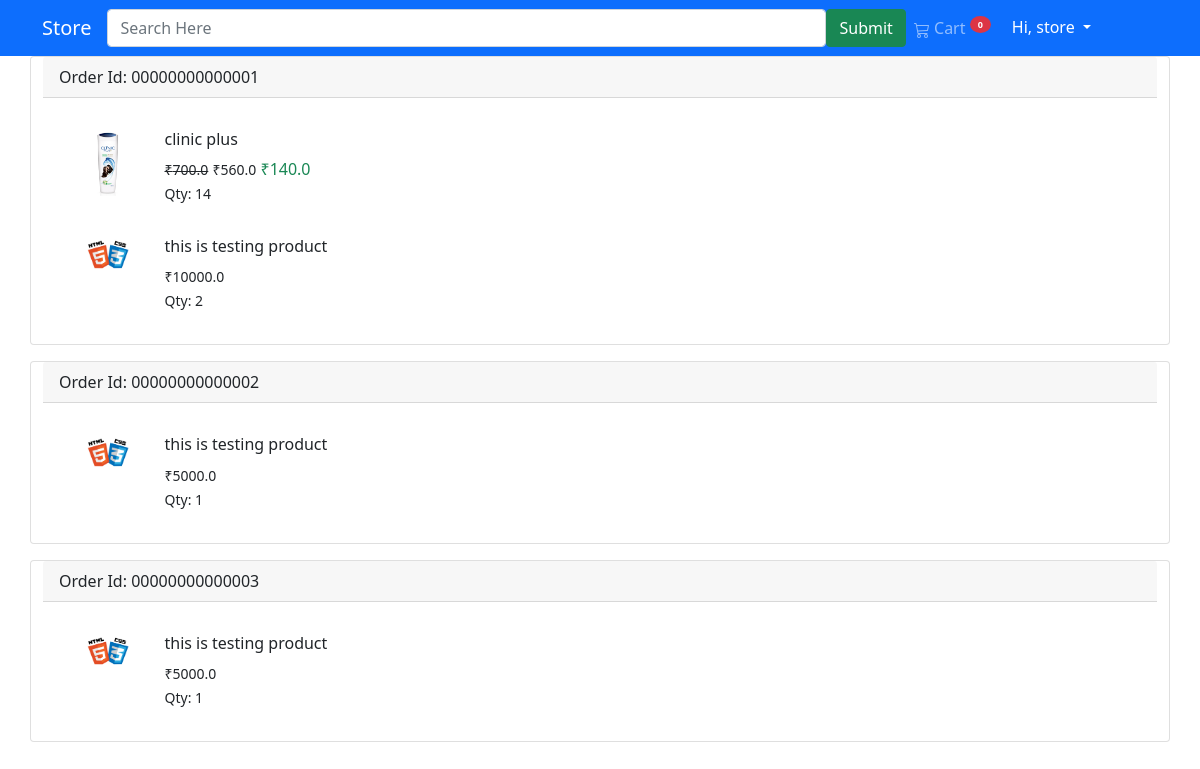
The app's page /myorder/ (signed in), older data.
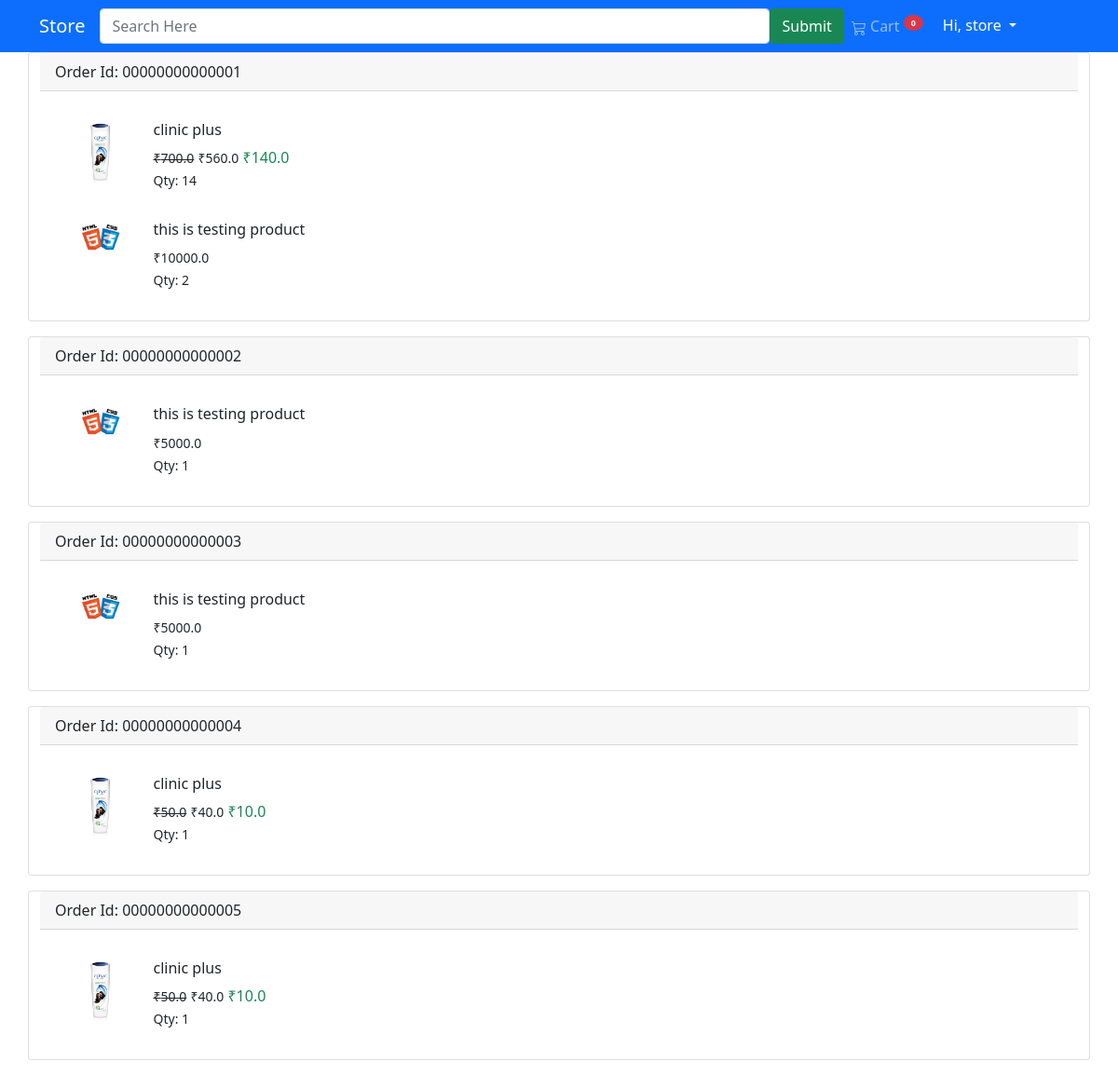
The same page, newer data.
### store/models.py (models this page shows, shortened)
class Order(models.Model):
    user = models.ForeignKey(settings.AUTH_USER_MODEL,on_delete=models.CASCADE)
    ordered = models.BooleanField(default=False)
    items = models.ManyToManyField(OrderItem)
    ordered_date = models.DateTimeField(null=True)
    add_date = models.DateTimeField(auto_now_add=True)
    coupon = models.ForeignKey('Coupon',on_delete=models.SET_NULL,blank=True,null=True)
    address = models.ForeignKey('Address',on_delete=models.SET_NULL,blank=True,null=True)

class OrderItem(models.Model):
    user = models.ForeignKey(settings.AUTH_USER_MODEL,on_delete=models.CASCADE)
    ordered = models.BooleanField(default=False)
    item = models.ForeignKey(Item,on_delete=models.CASCADE)
    qty = models.IntegerField(default=1)
    def get_total_price(self):
        return self.qty * self.item.price
    def get_total_discount_price(self):
        return self.qty * self.item.discount_price
    def get_total_saving_amount(self):
        return self.get_total_price() - self.get_total_discount_price()

class Item(models.Model):
    title = models.CharField(max_length=200)
    category = models.ForeignKey(Category,on_delete=models.CASCADE)
    brand = models.ForeignKey(Brand,on_delete=models.SET_NULL,null=True)
    slug = models.SlugField(null=True,blank=True)
    image = models.ImageField()
    price = models.FloatField()
    discount_price = models.FloatField(null=True,blank=True)

### store/views.py (the view)
# urls.py: path("myorder/",MyOrderView.as_view(),name="my-order")
class MyOrderView(View):
    def get(self,request,*args,**kwargs):
        context = {
            "order":Order.objects.filter(user=self.request.user,ordered=True)
        }
        return render(self.request,"myOrder.html",context)

### store/templatetags/cart_template_tags.py (called while the page is built)
@register.filter
def cart_item_count(user):
    if user.is_authenticated:
        qs = Order.objects.filter(user=user,ordered=False)
        if qs.exists():
            return qs[0].items.count()
        else:
            return 0

### templates/myOrder.html
{% extends 'base.html'%}
{% block content %}
    <div class="container">
        <div class="row">
        {% for main in order %}
            <div class="card mb-3">
            <div class="card-header">Order Id: 0000000000000{{ main.id }}</div>
                <div class="card-body">
                    {% for o in main.items.all %}
                        <div class="card border-0">
            <div class="card-body">
                <div class="row">
                    <div class="col-lg-1">
                        <img src="{{ o.item.image.url }}" alt="" class="card-img-top">
                    </div>
                    <div class="col-lg-10">
                        <h6>{{ o.item.title }}</h6>
                    <p class="mb-0">
                        {% if o.item.discount_price %}
                            <del><span class="small">₹{{ o.get_total_price }}</span></del>
                        <span class="small">₹{{ o.get_total_discount_price }}</span>
                            <span class="text-success">₹{{ o.get_total_saving_amount }}</span>
                        {% else %}
                            <span class="small font-weight-bold">₹{{ o.get_total_price }}</span>
                        {% endif %}
</p>
                     <span class="m-0 p-0 small">Qty: {{ o.qty }}</span>
                    </div>
                </div>
            </div>
        </div>
                 {% endfor %}
                </div>
            </div>
        {% endfor %}
        </div>
    </div>
{% endblock %}

### templates/base.html (shortened to what this page needs)
<!DOCTYPE html>
<html lang="en">
<head>
    <link rel="stylesheet" href="https://stackpath.bootstrapcdn.com/bootstrap/5.0.0-alpha1/css/bootstrap.min.css">
</head>
<body>
{% load cart_template_tags %}
<nav class="navbar navbar-expand-lg navbar-dark bg-primary">
  <div class="container">
    <a class="navbar-brand" href="{% url 'store:homepage' %}">Store</a>
      <form action="" class="d-flex mx-auto">
          <input type="search" name="search" size="70" class="form-control" placeholder="Search Here">
          <input type="submit" name="find" class="btn btn-success">
      </form>
    <div class="collapse navbar-collapse" id="navbarSupportedContent">
      <ul class="navbar-nav ml-auto mb-2 mb-lg-0">
        <li class="nav-item">
          <a class="nav-link" href="{% url 'store:order_summary' %}">
 Cart
              <sup>
                  <span class="badge bg-danger rounded-circle px-2 py-1"><strong>{{ request.user|cart_item_count }}</strong></span>
              </sup>
          </a>
        </li>
          {% if user.is_authenticated %}
          <li class="nav-item">
            <div class="dropdown">
              <button type="button" class="btn bt-primary text-white dropdown-toggle" data-toggle="dropdown">
                  Hi, {{ request.user.username }}
              </button>
            </div>
          </li>
          {% else %}
          <li class="nav-item"><a href="{% url 'account_signup' %}" class="nav-link">Register</a></li>
          <li class="nav-item"><a href="{% url 'account_login' %}" class="nav-link">Login</a></li>
        {% endif %}
      </ul>
    </div>
  </div>
</nav>
{% block content %}
{% endblock %}
</body>
</html>

Row changes from the older to the newer data that the page shows:
added Order: id "4"
added OrderItem: item.image (picture), item "clinic plus", get_total_price "50.0", get_total_discount_price "40.0", get_total_saving_amount "10.0", qty "1", shown under "4"
added Order: id "5"
added OrderItem: item.image (picture), item "clinic plus", get_total_price "50.0", get_total_discount_price "40.0", get_total_saving_amount "10.0", qty "1", shown under "5"
